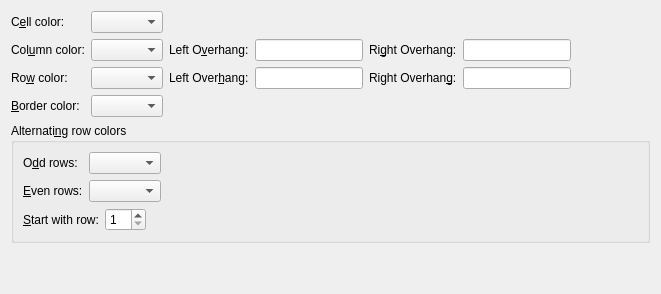
     <widget class="QWidget" name="Colors">
      <attribute name="title">
       <string>C&amp;olors</string>
      </attribute>
      <layout class="QGridLayout" name="gridLayout_14">
       <item row="0" column="0">
        <layout class="QGridLayout" name="gridLayout_12">
         <item row="1" column="1">
          <widget class="lyx::frontend::ColorsCombo" name="columnColorCO">
           <property name="inputMethodHints">
            <set>Qt::InputMethodHint::ImhDigitsOnly|Qt::InputMethodHint::ImhLatinOnly</set>
           </property>
           <property name="maxVisibleItems">
            <number>20</number>
           </property>
          </widget>
         </item>
         <item row="1" column="4">
          <widget class="QLabel" name="columnColorRightOHLA">
           <property name="text">
            <string>Ri&amp;ght Overhang:</string>
           </property>
           <property name="buddy">
            <cstring>columnColorRightOHED</cstring>
           </property>
          </widget>
         </item>
         <item row="2" column="3">
          <widget class="QLineEdit" name="rowColorLeftOHED"/>
         </item>
         <item row="1" column="3">
          <widget class="QLineEdit" name="columnColorLeftOHED"/>
         </item>
         <item row="1" column="0">
          <widget class="QLabel" name="columnColorLA">
           <property name="text">
            <string>Col&amp;umn color:</string>
           </property>
           <property name="buddy">
            <cstring>columnColorCO</cstring>
           </property>
          </widget>
         </item>
         <item row="2" column="1">
          <widget class="lyx::frontend::ColorsCombo" name="rowColorCO">
           <property name="inputMethodHints">
            <set>Qt::InputMethodHint::ImhDigitsOnly|Qt::InputMethodHint::ImhLatinOnly</set>
           </property>
           <property name="maxVisibleItems">
            <number>20</number>
           </property>
          </widget>
         </item>
         <item row="2" column="5">
          <widget class="QLineEdit" name="rowColorRightOHED"/>
         </item>
         <item row="2" column="4">
          <widget class="QLabel" name="rowColorRightOHLA">
           <property name="text">
            <string>Right Overhan&amp;g:</string>
           </property>
           <property name="buddy">
            <cstring>rowColorRightOHED</cstring>
           </property>
          </widget>
         </item>
         <item row="2" column="2">
          <widget class="QLabel" name="rowColorLeftOHLA">
           <property name="text">
            <string>Left Over&amp;hang:</string>
           </property>
           <property name="buddy">
            <cstring>rowColorLeftOHED</cstring>
           </property>
          </widget>
         </item>
         <item row="2" column="0">
          <widget class="QLabel" name="rowColorLA">
           <property name="text">
            <string>Ro&amp;w color:</string>
           </property>
           <property name="buddy">
            <cstring>rowColorCO</cstring>
           </property>
          </widget>
         </item>
         <item row="1" column="5">
          <widget class="QLineEdit" name="columnColorRightOHED"/>
         </item>
         <item row="1" column="2">
          <widget class="QLabel" name="columnColorLeftOHLA">
           <property name="text">
            <string>Left O&amp;verhang:</string>
           </property>
           <property name="buddy">
            <cstring>columnColorLeftOHED</cstring>
           </property>
          </widget>
         </item>
         <item row="0" column="1">
          <widget class="lyx::frontend::ColorsCombo" name="cellColorCO">
           <property name="inputMethodHints">
            <set>Qt::InputMethodHint::ImhDigitsOnly|Qt::InputMethodHint::ImhLatinOnly</set>
           </property>
           <property name="maxVisibleItems">
            <number>20</number>
           </property>
          </widget>
         </item>
         <item row="0" column="0">
          <widget class="QLabel" name="cellColorLA">
           <property name="text">
            <string>C&amp;ell color:</string>
           </property>
           <property name="buddy">
            <cstring>cellColorCO</cstring>
           </property>
          </widget>
         </item>
         <item row="3" column="1">
          <widget class="lyx::frontend::ColorsCombo" name="borderColorCO">
           <property name="inputMethodHints">
            <set>Qt::InputMethodHint::ImhDigitsOnly|Qt::InputMethodHint::ImhLatinOnly</set>
           </property>
           <property name="maxVisibleItems">
            <number>20</number>
           </property>
          </widget>
         </item>
         <item row="3" column="0">
          <widget class="QLabel" name="borderColorLA">
           <property name="text">
            <string>&amp;Border color:</string>
           </property>
           <property name="buddy">
            <cstring>borderColorCO</cstring>
           </property>
          </widget>
         </item>
         <item row="1" column="6">
          <spacer name="horizontalSpacer_8">
           <property name="orientation">
            <enum>Qt::Orientation::Horizontal</enum>
           </property>
           <property name="sizeHint" stdset="0">
            <size>
             <width>40</width>
             <height>20</height>
            </size>
           </property>
          </spacer>
         </item>
        </layout>
       </item>
       <item row="3" column="0">
        <spacer name="verticalSpacer_3">
         <property name="orientation">
          <enum>Qt::Orientation::Vertical</enum>
         </property>
         <property name="sizeHint" stdset="0">
          <size>
           <width>20</width>
           <height>40</height>
          </size>
         </property>
        </spacer>
       </item>
       <item row="2" column="0">
        <widget class="QGroupBox" name="rowColorsGB">
         <property name="title">
          <string>Alternati&amp;ng row colors</string>
         </property>
         <layout class="QVBoxLayout" name="verticalLayout">
          <item>
           <layout class="QGridLayout" name="gridLayout_11">
            <item row="0" column="0">
             <widget class="QLabel" name="oddRowColorLA">
              <property name="text">
               <string>O&amp;dd rows:</string>
              </property>
              <property name="buddy">
               <cstring>oddRowColorCO</cstring>
              </property>
             </widget>
            </item>
            <item row="0" column="1">
             <widget class="lyx::frontend::ColorsCombo" name="oddRowColorCO">
              <property name="inputMethodHints">
               <set>Qt::InputMethodHint::ImhDigitsOnly|Qt::InputMethodHint::ImhLatinOnly</set>
              </property>
              <property name="maxVisibleItems">
               <number>20</number>
              </property>
             </widget>
            </item>
            <item row="1" column="0">
             <widget class="QLabel" name="evenRowColorLA">
              <property name="text">
               <string>&amp;Even rows:</string>
              </property>
              <property name="buddy">
               <cstring>evenRowColorCO</cstring>
              </property>
             </widget>
            </item>
            <item row="1" column="1">
             <widget class="lyx::frontend::ColorsCombo" name="evenRowColorCO">
              <property name="inputMethodHints">
               <set>Qt::InputMethodHint::ImhDigitsOnly|Qt::InputMethodHint::ImhLatinOnly</set>
              </property>
              <property name="maxVisibleItems">
               <number>20</number>
              </property>
             </widget>
            </item>
            <item row="1" column="2">
             <spacer name="horizontalSpacer_4">
              <property name="orientation">
               <enum>Qt::Orientation::Horizontal</enum>
              </property>
              <property name="sizeHint" stdset="0">
               <size>
                <width>477</width>
                <height>20</height>
               </size>
              </property>
             </spacer>
            </item>
           </layout>
          </item>
          <item>
           <layout class="QHBoxLayout" name="horizontalLayout_6">
            <item>
             <widget class="QLabel" name="firstColoredRowLA">
              <property name="text">
               <string>&amp;Start with row:</string>
              </property>
              <property name="buddy">
               <cstring>firstColoredRowSB</cstring>
              </property>
             </widget>
            </item>
            <item>
             <widget class="QSpinBox" name="firstColoredRowSB">
              <property name="minimum">
               <number>1</number>
              </property>
             </widget>
            </item>
            <item>
             <spacer name="horizontalSpacer_7">
              <property name="orientation">
               <enum>Qt::Orientation::Horizontal</enum>
              </property>
              <property name="sizeHint" stdset="0">
               <size>
                <width>477</width>
                <height>20</height>
               </size>
              </property>
             </spacer>
            </item>
           </layout>
          </item>
         </layout>
        </widget>
       </item>
      </layout>
     </widget>
